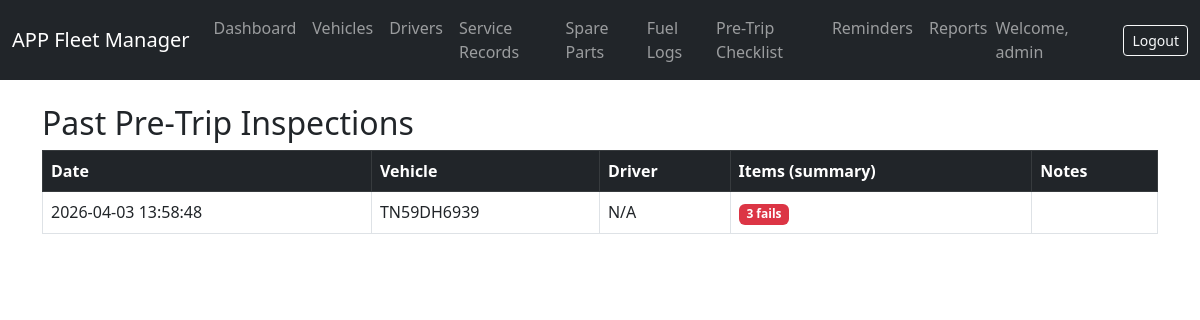
Screenshot of /pre_trip_list.php (signed in) with the database file from the repository.
### tables this page shows
CREATE TABLE `pre_trip_inspections` (
  `id` int(11) NOT NULL,
  `vehicle_id` int(11) NOT NULL,
  `driver_id` int(11) DEFAULT NULL,
  `inspection_date` datetime DEFAULT current_timestamp(),
  `checklist_items` longtext DEFAULT NULL CHECK (json_valid(`checklist_items`)),
  `notes` text DEFAULT NULL
);

CREATE TABLE `vehicles` (
  `id` int(11) NOT NULL,
  `registration_number` varchar(20) NOT NULL,
  `model` varchar(50) DEFAULT NULL,
  `make` varchar(50) DEFAULT NULL,
  `year` int(11) DEFAULT NULL,
  `fuel_type` enum('Petrol','Diesel','Electric','Hybrid') DEFAULT NULL,
  `odometer` int(11) DEFAULT 0,
  `status` enum('active','inactive','maintenance') DEFAULT 'active',
  `driver_id` int(11) DEFAULT NULL,
  `created_at` timestamp NOT NULL DEFAULT current_timestamp()
);

### pre_trip_list.php (the view)
<?php include 'header.php'; ?>
<h2>Past Pre‑Trip Inspections</h2>
<table class="table table-bordered">
    <thead class="table-dark">
        <tr>
            <th>Date</th>
            <th>Vehicle</th>
            <th>Driver</th>
            <th>Items (summary)</th>
            <th>Notes</th>
        </tr>
    </thead>
    <tbody>
        <?php
        $stmt = $pdo->query("SELECT p.*, v.registration_number, d.name as driver_name FROM pre_trip_inspections p LEFT JOIN vehicles v ON p.vehicle_id = v.id LEFT JOIN drivers d ON p.driver_id = d.id ORDER BY p.inspection_date DESC");
        while ($row = $stmt->fetch()) {
            $items = json_decode($row['checklist_items'], true);
            $failCount = is_array($items) ? count(array_filter($items, fn($s) => $s == 'fail')) : 0;
            echo "<tr>
                <td>{$row['inspection_date']}</td>
                <td>{$row['registration_number']}</td>
                <td>" . ($row['driver_name'] ?? 'N/A') . "</td>
                <td>" . ($failCount ? "<span class='badge bg-danger'>$failCount fails</span>" : "<span class='badge bg-success'>All OK</span>") . "</td>
                <td>{$row['notes']}</td>
            </tr>";
        }
        ?>
    </tbody>
</table>
<?php include 'footer.php'; ?>

### rows the page displays
pre_trip_inspections: inspection_date "2026-04-03 13:58:48", vehicle.registration_number "TN59DH6939", driver_name "N/A", checklist_items "3"

### other values shown
$_SESSION['username'] "admin"
